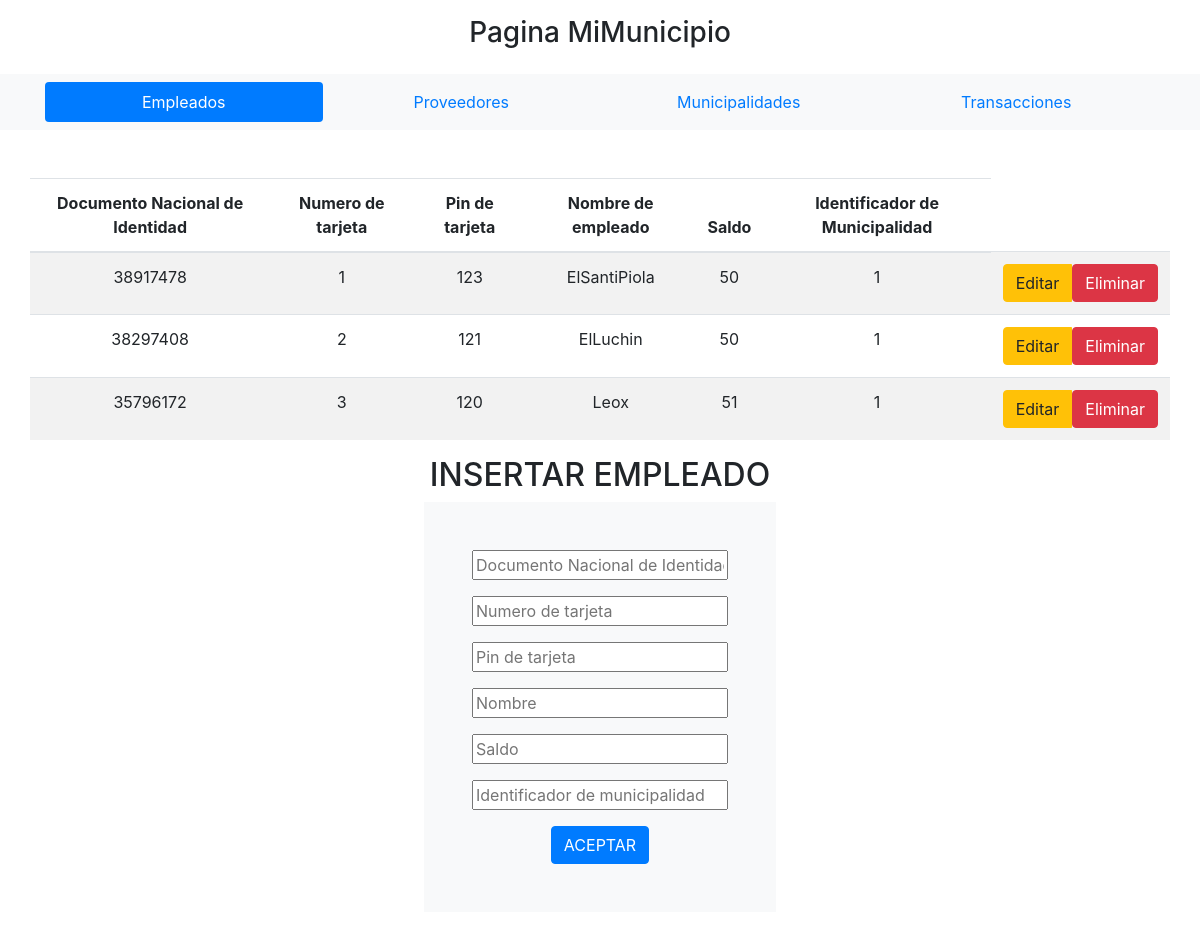
Before: /Projecto_POO/index.php?pagina=empleados with the older database file.
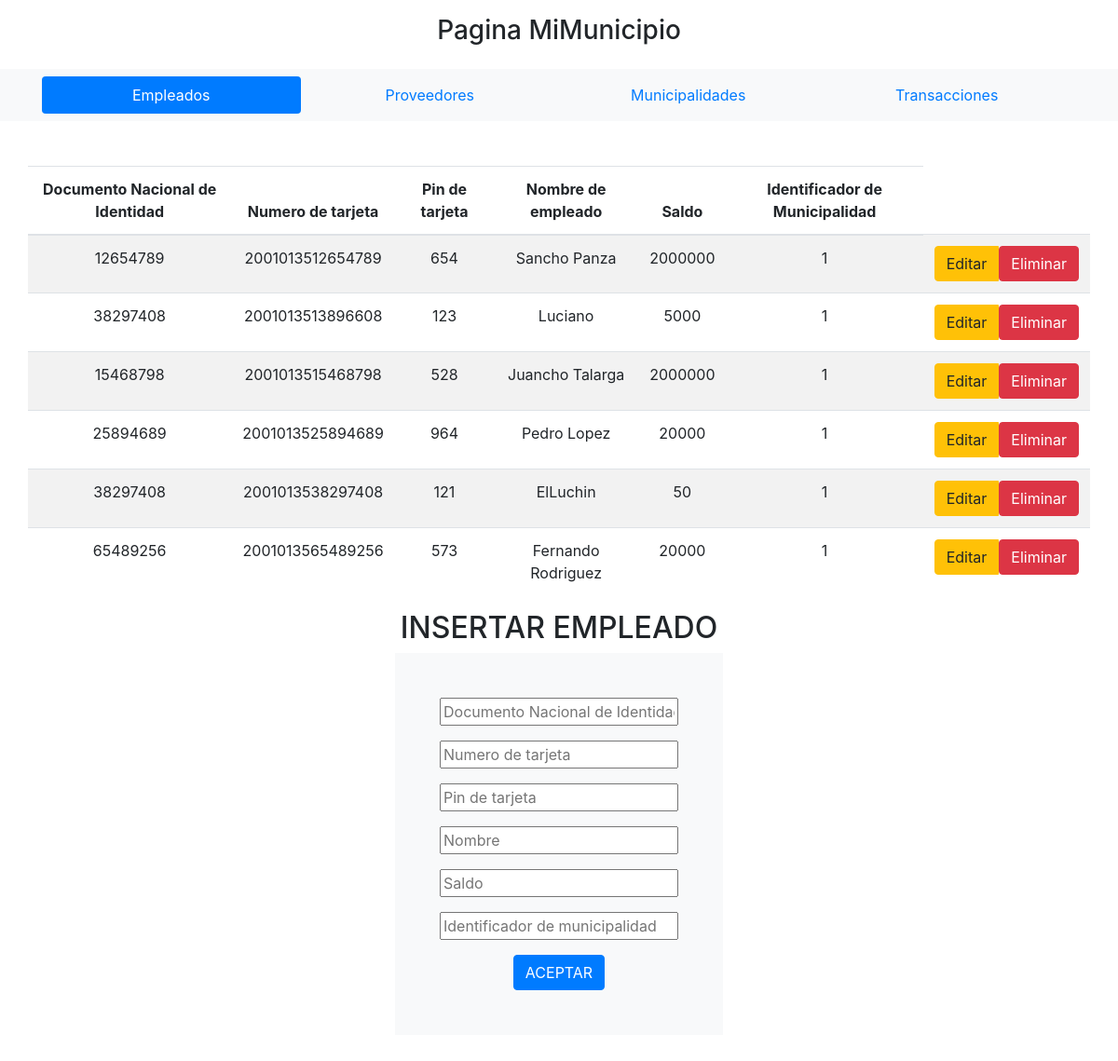
After: the same page with the newer database file.
### tables this page shows
CREATE TABLE `empleados` (
  `dni` int(11) DEFAULT NULL,
  `n_tarjeta` varchar(16) NOT NULL,
  `pin_tarjeta` smallint(6) DEFAULT NULL,
  `nombre` varchar(100) DEFAULT NULL,
  `saldo` double UNSIGNED DEFAULT NULL,
  `id_municipalidad` int(11) DEFAULT NULL
);

### Projecto_POO/Controladores/plantilla.controlador.php (called while the page is built)
<?php
Class ControladorPlantilla{
	public function ctrTraerPlantilla(){
		include "vistas/plantilla.php";
	}
}

### Projecto_POO/index.php (called while the page is built)
<?php
require_once "controladores/plantilla.controlador.php";
require_once "controladores/formularios.controlador.php";
require_once "modelos/formularios.modelo.php";
$plantilla = new ControladorPlantilla();
$plantilla -> ctrTraerPlantilla();

### Projecto_POO/Modelos/conexion.php (called while the page is built)
<?php
class Conexion{
	static public function connect(){
		$conn = new PDO("mysql:host=localhost;dbname=proyecto_muni",
			            "root",
						"");
		$conn->setAttribute( PDO::ATTR_ERRMODE, PDO::ERRMODE_EXCEPTION );
		$conn->exec("set names utf8");
		return $conn;
	}
}

### Projecto_POO/Modelos/formularios.modelo.php (called while the page is built, shortened)
<?php
require_once "conexion.php";
class ModeloFormularios{
    static public function mdlSelect($tabla,$item,$valor){
        if($item == null & $valor == null){
            $stmt = Conexion::connect()->prepare("SELECT * FROM $tabla");
            $stmt->execute();
            return $stmt->fetchAll();
        }
        else{
        $stmt = Conexion::connect() ->prepare("SELECT * FROM $tabla WHERE $item = :$item ORDER BY $item DESC");
        $stmt -> bindParam(":".$item,$valor,PDO::PARAM_STR);
        $stmt ->execute();
        return $stmt->fetch();
        $stmt = null;
        }
    }
}
?>

### Projecto_POO/Controladores/formularios.controlador.php (called while the page is built, shortened)
<?php
class ControladorFormularios{
    static public function ctrlSelect($tabla,$item,$valor){
        $result_prove = ModeloFormularios::mdlSelect($tabla,$item,$valor);
        return $result_prove;
    }
}
?>

### Projecto_POO/Vistas/paginas/empleados.php (the view, shortened to what this page needs)
<div class="row d-flex justify-content-center text-center">
<?php
$empleados = ControladorFormularios::ctrlSelect("empleados",null,null);
?>
<div class="column">
<table class="table table-striped">
    <thead>
        <tr>
            <th>Documento Nacional de Identidad</th>
            <th>Numero de tarjeta</th>
            <th>Pin de tarjeta</th>
            <th>Nombre de empleado</th>
            <th>Saldo</th>
            <th>Identificador de Municipalidad</th>
        </tr>
    </thead>
    <tbody>
    <?php foreach($empleados as $key => $value):?>
        <tr>
            <td><?php echo $value["dni"];?></td>
            <td><?php echo $value["n_tarjeta"];?></td>
            <td><?php echo $value["pin_tarjeta"];?></td>
            <td><?php echo $value["nombre"];?></td>
            <td><?php echo $value["saldo"];?></td>
            <td><?php echo $value["id_municipalidad"];?></td>
            <td>
                <div class="btn-group">
                    <a href="index.php?pagina=editarEmpleados&n_tarjeta=<?php echo $value["n_tarjeta"];?>" class="btn btn-warning">Editar</a>
                    <form method="POST">
                        <button type="submit" class="btn btn-danger">Eliminar</button>
                    </form>
                </div>
            </td>
        </tr>
    <?php endforeach ?>
    </tbody>
</table>
</div>
<div class="column">
	<h2>INSERTAR EMPLEADO</h2>
	<form class="p-5 bg-light" method="post">
		<div class="form-group">
			<input type="text" name="dni" placeholder="Documento Nacional de Identidad">
		</div>
		<div class="form-group">
			<input type="text" name="n_tarjeta" placeholder="Numero de tarjeta">
		</div>
		<div class="form-group">
			<input type="text" name="pin_tarjeta" placeholder="Pin de tarjeta";>
		</div>
		<div class="form-group">
			<input type="text" name="nombre" placeholder="Nombre">
		</div>
		<div class="form-group">
			<input type="text" name="saldo" placeholder="Saldo">
		</div>
		<div class="form-group">
			<input type="text" name="id_municipalidad" placeholder="Identificador de municipalidad">
		</div>
		<button type="submit" name="submit" class="btn btn-primary">ACEPTAR</button>
	</form>
</div>
</div>

### Projecto_POO/Vistas/plantilla.php (shortened to what this page needs)
<!DOCTYPE html>
<html lang="en">
<head>
	<link rel="stylesheet" href="https://maxcdn.bootstrapcdn.com/bootstrap/4.3.1/css/bootstrap.min.css">
</head>
<body>
	<div class="container-fluid">
		<h3 class="text-center py-3">Pagina MiMunicipio</h3>
	</div>
	<div class="container-fluid  bg-light">
		<div class="container">
			<ul class="nav nav-justified py-2 nav-pills">
			<?php if (isset($_GET["pagina"])): ?>
				<?php if ($_GET["pagina"] == "empleados"): ?>
					<li class="nav-item">
						<a class="nav-link active" href="index.php?pagina=empleados">Empleados</a>
					</li>
				<?php else: ?>
					<li class="nav-item">
						<a class="nav-link" href="index.php?pagina=empleados">Empleados</a>
					</li>
				<?php endif ?>
				<?php if ($_GET["pagina"] == "proveedores"): ?>
					<li class="nav-item">
						<a class="nav-link active" href="index.php?pagina=proveedores">Proveedores</a>
					</li>
				<?php else: ?>
					<li class="nav-item">
						<a class="nav-link" href="index.php?pagina=proveedores">Proveedores</a>
					</li>
				<?php endif ?>
				<?php if ($_GET["pagina"] == "municipalidades"): ?>
					<li class="nav-item">
						<a class="nav-link active" href="index.php?pagina=municipalidades">Municipalidades</a>
					</li>
				<?php else: ?>
					<li class="nav-item">
						<a class="nav-link" href="index.php?pagina=municipalidades">Municipalidades</a>
					</li>
				<?php endif ?>
				<?php if ($_GET["pagina"] == "transacciones"): ?>
					<li class="nav-item">
						<a class="nav-link active" href="index.php?pagina=transacciones">Transacciones</a>
					</li>
				<?php else: ?>
					<li class="nav-item">
						<a class="nav-link" href="index.php?pagina=transacciones">Transacciones</a>
					</li>
				<?php endif ?>
			<?php endif ?>
			</ul>
		</div>
	</div>
	<div class="container-fluid">
		<div class="container py-5">
			<?php
				if(isset($_GET["pagina"])){
					if($_GET["pagina"] == "empleados" ||
					   $_GET["pagina"] == "proveedores" ||
					   $_GET["pagina"] == "municipalidades" ||
					   $_GET["pagina"] == "transacciones" ||
					   $_GET["pagina"] == "editarEmpleados" ||
					   $_GET["pagina"] == "editarProveedores" ||
					   $_GET["pagina"] == "editarMunicipalidades" ||
					   $_GET["pagina"] == "editarTransacciones"){
						include "paginas/".$_GET["pagina"].".php";
					}else{
						include "paginas/error404.php";
					}
				}else{
					include "paginas/inicio.php";
				}
			 ?>
		</div>
	</div>
</body>
</html>

Changed rows visible on the page:
removed empleados: dni "38917478", n_tarjeta "1", pin_tarjeta "123", nombre "ElSantiPiola", saldo "50", id_municipalidad "1"
removed empleados: dni "38297408", n_tarjeta "2", pin_tarjeta "121", nombre "ElLuchin", saldo "50", id_municipalidad "1"
removed empleados: dni "35796172", n_tarjeta "3", pin_tarjeta "120", nombre "Leox", saldo "51", id_municipalidad "1"
added empleados: dni "12654789", n_tarjeta "2001013512654789", pin_tarjeta "654", nombre "Sancho Panza", saldo "2000000", id_municipalidad "1"
added empleados: dni "38297408", n_tarjeta "2001013513896608", pin_tarjeta "123", nombre "Luciano", saldo "5000", id_municipalidad "1"
added empleados: dni "15468798", n_tarjeta "2001013515468798", pin_tarjeta "528", nombre "Juancho Talarga", saldo "2000000", id_municipalidad "1"
added empleados: dni "25894689", n_tarjeta "2001013525894689", pin_tarjeta "964", nombre "Pedro Lopez", saldo "20000", id_municipalidad "1"
added empleados: dni "38297408", n_tarjeta "2001013538297408", pin_tarjeta "121", nombre "ElLuchin", saldo "50", id_municipalidad "1"
added empleados: dni "65489256", n_tarjeta "2001013565489256", pin_tarjeta "573", nombre "Fernando Rodriguez", saldo "20000", id_municipalidad "1"
